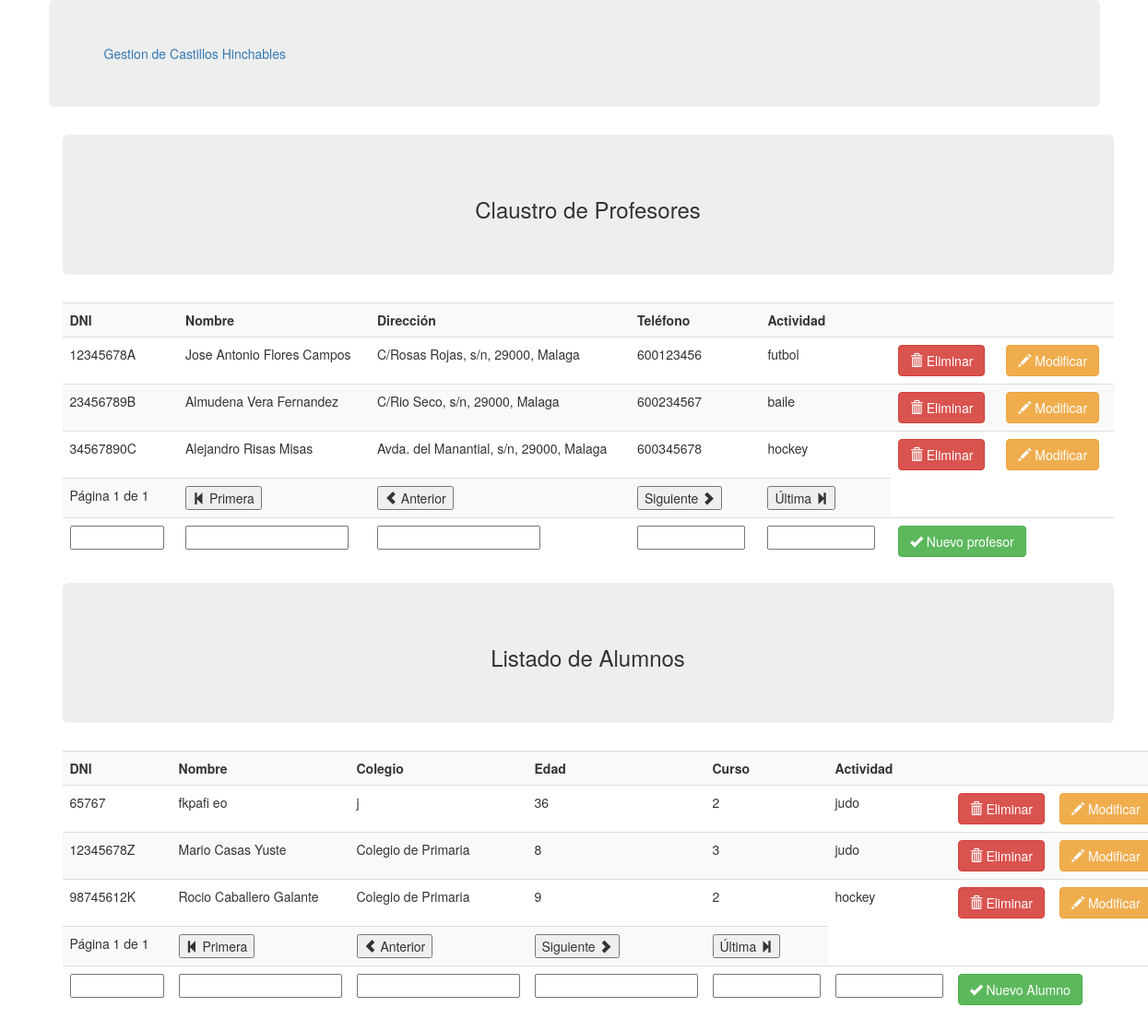
The page /02.php on the database its author committed.
### tables this page shows
CREATE TABLE IF NOT EXISTS `profesor` (
  `dni` varchar(10) NOT NULL,
  `nombre` varchar(50) NOT NULL,
  `direccion` varchar(200) NOT NULL,
  `telefono` varchar(20) NOT NULL,
  `actividad` varchar(50) NOT NULL
);

CREATE TABLE IF NOT EXISTS `alumno` (
  `dni` varchar(10) DEFAULT NULL,
  `nombre` varchar(50) NOT NULL,
  `colegio` varchar(30) NOT NULL,
  `edad` double NOT NULL,
  `curso` double NOT NULL,
  `actividad` varchar(50) NOT NULL
);

### 02.php (the view, shortened to what this page needs)
<!DOCTYPE html>
<html>
    <head>
        <link href="css/bootstrap.min.css" rel="stylesheet">
    </head>
    <body>
         <div class="container">
            <div class="jumbotron">
                <a  href="Alquiler de Castillos/index.php">Gestion de Castillos Hinchables</a>
            </div>
        <div class="container">
            <div class="jumbotron">
                <h3 class="text-center">Claustro de Profesores</h3>
            </div>
            <?php
            try {
                $conexion = new PDO("mysql:host=localhost;dbname=gesticole;charset=utf8", "root", "root");
            } catch (PDOException $e) {
                echo "No se ha podido establecer conexión con el servidor de bases de datos.<br>";
                die("Error: " . $e->getMessage());
            }
            $consulta = $conexion->query("SELECT dni, nombre, direccion, telefono FROM profesor");
            $numProfes = $consulta->rowCount();
            $numPaginas = floor(abs($numProfes - 1) / 5) + 1;
            ?>
            <table  class="table table-striped">
                <tr>
                    <th>DNI</th>
                    <th>Nombre</th>
                    <th>Dirección</th>
                    <th>Teléfono</th>
                    <th>Actividad</th>
                    <th></th>
                    <th></th>
                </tr>
                <?php
                $consulta = $conexion->query("SELECT dni, nombre, direccion, telefono, actividad FROM profesor");
                while ($unProfesor = $consulta->fetchObject()) {
                    ?>
                    <tr>
                        <td><?= $unProfesor->dni ?></td>
                        <td><?= $unProfesor->nombre ?></td>
                        <td><?= $unProfesor->direccion ?></td>
                        <td><?= $unProfesor->telefono ?></td>
                        <td><?= $unProfesor->actividad ?></td>
                        <td>
                            <form action="pagina.php" method="post">
                                <button type="submit" class="btn btn-danger">
                                    <span class="glyphicon glyphicon-trash"></span> Eliminar
                                </button>
                            </form>
                        </td>
                        <td>
                            <form action="pagina.php" method="post">
                                <button type="submit" class="btn btn-warning">
                                    <span class="glyphicon glyphicon-pencil"></span> Modificar
                                </button>
                            </form>
                        </td>
                    </tr>
                    <?php
                }
                ?>
                <tr><td>Página <?= $_SESSION['pagina'] ?> de <?= $numPaginas ?></td>
                    <td>
                        <form action="pagina.php" method="post">
                            <button type="submit" name="pagina" value="Primera">
                                <span class="glyphicon glyphicon-step-backward"></span>
                                Primera
                            </button>
                        </form>
                    </td>
                    <td>
                        <form action="pagina.php" method="post">
                            <button type="submit" name="pagina" value="Anterior">
                                <span class="glyphicon glyphicon-chevron-left"></span>
                                Anterior
                            </button>
                        </form>
                    </td>
                    <td>
                        <form action="pagina.php" method="post">
                            <button type="submit" name="pagina" value="Siguiente">
                                Siguiente
                                <span class="glyphicon glyphicon-chevron-right"></span>
                            </button>
                        </form>
                    </td>
                    <td>
                        <form action="pagina.php" method="post">
                            <button type="submit" name="pagina" value="Ultima">
                                Última
                                <span class="glyphicon glyphicon-step-forward"></span>
                            </button>
                        </form>
                    </td>
                <form action="pagina.php" method="post">
                    <tr>
                        <td><input type="text" name="dni" size="10" required="required"></td>
                        <td><input type="text" name="nombre" required="required"></td>
                        <td><input type="text" name="direccion"></td>
                        <td><input type="text" name="telefono"  size="12" required="required"></td>
                        <td><input type="text" name="actividad"  size="12" required="required"></td>
                        <td colspan="2">
                            <button type="submit" class="btn btn-success">
                                <span class="glyphicon glyphicon-ok"></span> Nuevo profesor
                            </button>
                        </td>
                    </tr>
                </form>
            </table>
            <div class="jumbotron">
                <h3 class="text-center">Listado de Alumnos</h3>
            </div>
            <?php
            $consultaDos = $conexion->query("SELECT dni, nombre, colegio, edad, curso, actividad FROM alumno");
            $numAlum = $consultaDos->rowCount();
            $numPaginas = floor(abs($numAlum - 1) / 5) + 1;
            ?>
            <table  class="table table-striped">
                <tr>
                    <th>DNI</th>
                    <th>Nombre</th>
                    <th>Colegio</th>
                    <th>Edad</th>
                    <th>Curso</th>
                    <th>Actividad</th>
                    <th></th>
                    <th></th>
                </tr>
                <?php
                $consulta = $conexion->query("SELECT dni, nombre, colegio, edad, curso, actividad FROM alumno");
                while ($unAlumno = $consulta->fetchObject()) {
                    ?>
                    <tr>
                        <td><?= $unAlumno->dni ?></td>
                        <td><?= $unAlumno->nombre ?></td>
                        <td><?= $unAlumno->colegio ?></td>
                        <td><?= $unAlumno->edad ?></td>
                        <td><?= $unAlumno->curso ?></td>
                        <td><?= $unAlumno->actividad ?></td>
                        <td>
                            <form action="pagina.php" method="post">
                                <button type="submit" class="btn btn-danger">
                                    <span class="glyphicon glyphicon-trash"></span> Eliminar
                                </button>
                            </form>
                        </td>
                        <td>
                            <form action="pagina.php" method="post">
                                <button type="submit" class="btn btn-warning">
                                    <span class="glyphicon glyphicon-pencil"></span> Modificar
                                </button>
                            </form>
                        </td>
                    </tr>
                    <?php
                }
                ?>
                <tr><td>Página <?= $_SESSION['pagina'] ?> de <?= $numPaginas ?></td>
                    <td>
                        <form action="pagina.php" method="post">
                            <button type="submit" name="pagina" value="Primera">
                                <span class="glyphicon glyphicon-step-backward"></span>
                                Primera
                            </button>
                        </form>
                    </td>
                    <td>
                        <form action="pagina.php" method="post">
                            <button type="submit" name="pagina" value="Anterior">
                                <span class="glyphicon glyphicon-chevron-left"></span>
                                Anterior
                            </button>
                        </form>
                    </td>
                    <td>
                        <form action="pagina.php" method="post">
                            <button type="submit" name="pagina" value="Siguiente">
                                Siguiente
                                <span class="glyphicon glyphicon-chevron-right"></span>
                            </button>
                        </form>
                    </td>
                    <td>
                        <form action="pagina.php" method="post">
                            <button type="submit" name="pagina" value="Ultima">
                                Última
                                <span class="glyphicon glyphicon-step-forward"></span>
                            </button>
                        </form>
                    </td>
                <form action="pagina.php" method="post">
                    <tr>
                        <td><input type="text" name="dni" size="10" required="required"></td>
                        <td><input type="text" name="nombre" required="required"></td>
                        <td><input type="text" name="colegio" required="required"></td>
                        <td><input type="text" name="edad" required="required"></td>
                        <td><input type="text" name="curso"  size="12" required="required"></td>
                        <td><input type="text" name="actividad"  size="12" required="required"></td>
                        <td colspan="2">
                            <button type="submit" class="btn btn-success">
                                <span class="glyphicon glyphicon-ok"></span> Nuevo Alumno
                            </button>
                        </td>
                    </tr>
                </form>
            </table>
        </div>
    </body>
</html>

### rows shown on the page
profesor: dni "12345678A", nombre "Jose Antonio Flores Campos", direccion "C/Rosas Rojas, s/n, 29000, Malaga", telefono "600123456", actividad "futbol"
profesor: dni "23456789B", nombre "Almudena Vera Fernandez", direccion "C/Rio Seco, s/n, 29000, Malaga", telefono "600234567", actividad "baile"
profesor: dni "34567890C", nombre "Alejandro Risas Misas", direccion "Avda. del Manantial, s/n, 29000, Malaga", telefono "600345678", actividad "hockey"
alumno: dni "65767", nombre "fkpafi eo", colegio "j", edad "36", curso "2", actividad "judo"
alumno: dni "12345678Z", nombre "Mario Casas Yuste", colegio "Colegio de Primaria", edad "8", curso "3", actividad "judo"
alumno: dni "98745612K", nombre "Rocio Caballero Galante", colegio "Colegio de Primaria", edad "9", curso "2", actividad "hockey"

### other values the page prints
$_SESSION['pagina'] "1"
$numPaginas "1"
